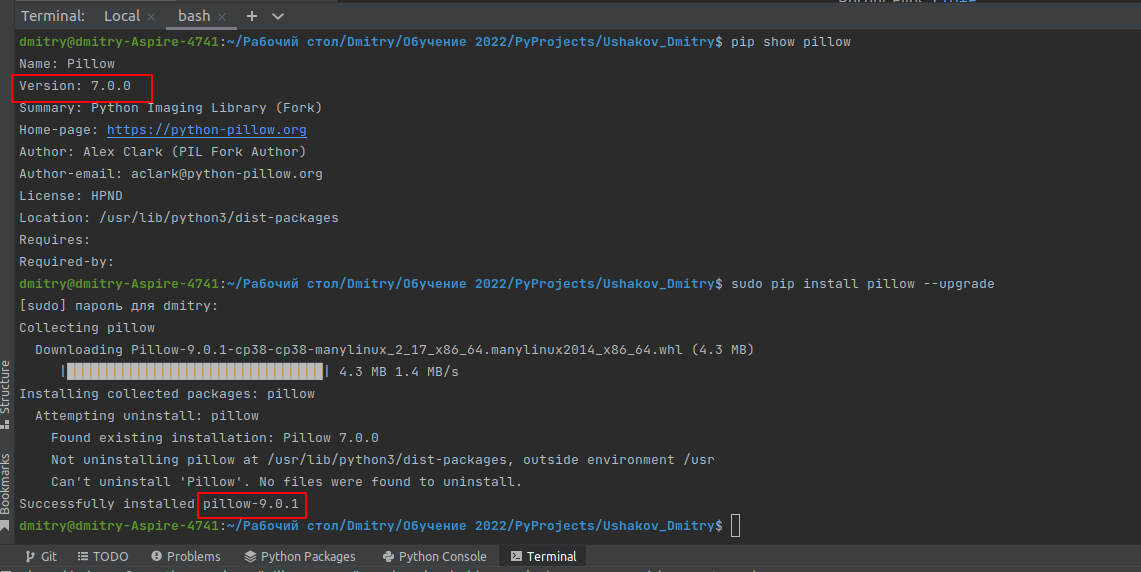
#> input picture Ushakov_Dmitry_dz_4/01.jpg, 1141 x 572 px
$ python task_4_1.py
#> lines starting #> are read from the running program, lines starting #| are printed output that depends on the picture
# 1. Проверить, установлен ли пакет pillow в глобальном окружении.
from PIL import Image

image = Image.open('01.jpg')
#> image is the input picture: PIL image 1141x572 RGB; mean R, G, B 49.5, 50.2, 50.6
image.show()
image = Image.open('02.jpg')
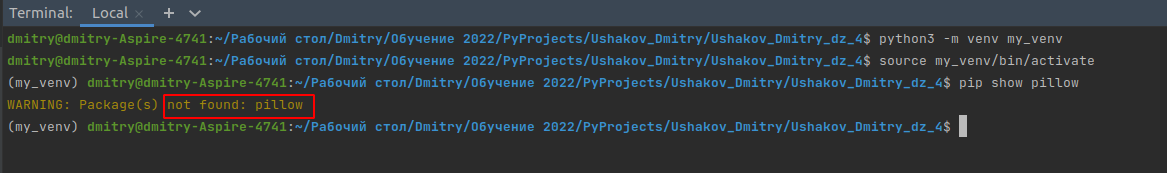
#> input picture Ushakov_Dmitry_dz_4/02.jpg, 1167 x 173 px
#> image is the input picture: PIL image 1167x173 RGB; mean R, G, B 49.2, 54.2, 57
image.show()
image = Image.open('03.jpg')
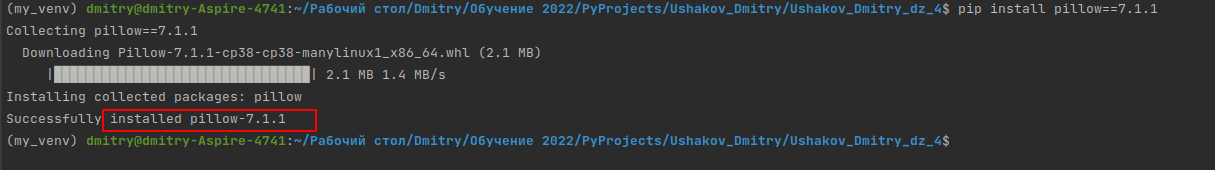
#> input picture Ushakov_Dmitry_dz_4/03.jpg, 1215 x 170 px
#> image is the input picture: PIL image 1215x170 RGB; mean R, G, B 50, 50.9, 51.4
image.show()
image = Image.open('04.jpg')
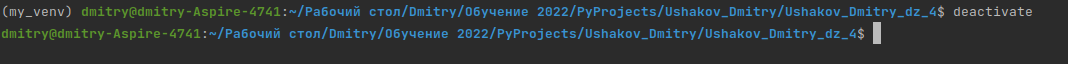
#> input picture Ushakov_Dmitry_dz_4/04.jpg, 1068 x 64 px
#> image is the input picture: PIL image 1068x64 RGB; mean R, G, B 45.9, 52.1, 53.9
image.show()
